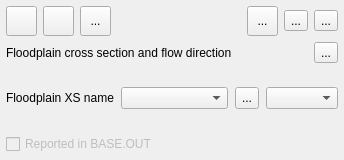
<?xml version="1.0" encoding="UTF-8"?>
<ui version="4.0">
 <class>f2d_widget</class>
 <widget class="QWidget" name="f2d_widget">
  <property name="geometry">
   <rect>
    <x>0</x>
    <y>0</y>
    <width>344</width>
    <height>160</height>
   </rect>
  </property>
  <property name="minimumSize">
   <size>
    <width>250</width>
    <height>0</height>
   </size>
  </property>
  <property name="windowTitle">
   <string>FLO-2D Widget</string>
  </property>
  <layout class="QVBoxLayout" name="verticalLayout">
   <property name="leftMargin">
    <number>6</number>
   </property>
   <property name="topMargin">
    <number>6</number>
   </property>
   <property name="rightMargin">
    <number>6</number>
   </property>
   <property name="bottomMargin">
    <number>6</number>
   </property>
   <item>
    <layout class="QHBoxLayout" name="horizontalLayout_7">
     <item>
      <widget class="QToolButton" name="add_user_fpxs_btn">
       <property name="minimumSize">
        <size>
         <width>31</width>
         <height>30</height>
        </size>
       </property>
       <property name="maximumSize">
        <size>
         <width>31</width>
         <height>30</height>
        </size>
       </property>
       <property name="toolTip">
        <string>Add user floodplain cross-section</string>
       </property>
       <property name="text">
        <string/>
       </property>
       <property name="icon">
        <iconset>
         <normaloff>../img/add_fpxs.svg</normaloff>../img/add_fpxs.svg</iconset>
       </property>
       <property name="iconSize">
        <size>
         <width>24</width>
         <height>24</height>
        </size>
       </property>
       <property name="checkable">
        <bool>false</bool>
       </property>
      </widget>
     </item>
     <item>
      <widget class="QToolButton" name="revert_changes_btn">
       <property name="minimumSize">
        <size>
         <width>31</width>
         <height>30</height>
        </size>
       </property>
       <property name="maximumSize">
        <size>
         <width>31</width>
         <height>30</height>
        </size>
       </property>
       <property name="toolTip">
        <string>Revert unsaved changes for floodplain cross-sections</string>
       </property>
       <property name="text">
        <string/>
       </property>
       <property name="icon">
        <iconset>
         <normaloff>../img/mActionUndo.svg</normaloff>../img/mActionUndo.svg</iconset>
       </property>
       <property name="iconSize">
        <size>
         <width>24</width>
         <height>24</height>
        </size>
       </property>
      </widget>
     </item>
     <item>
      <widget class="QToolButton" name="delete_fpxs_btn">
       <property name="minimumSize">
        <size>
         <width>31</width>
         <height>30</height>
        </size>
       </property>
       <property name="maximumSize">
        <size>
         <width>31</width>
         <height>30</height>
        </size>
       </property>
       <property name="toolTip">
        <string>Delete current floodplain cross-section</string>
       </property>
       <property name="text">
        <string>...</string>
       </property>
       <property name="icon">
        <iconset>
         <normaloff>../img/mActionDeleteSelected.svg</normaloff>../img/mActionDeleteSelected.svg</iconset>
       </property>
       <property name="iconSize">
        <size>
         <width>24</width>
         <height>24</height>
        </size>
       </property>
      </widget>
     </item>
     <item>
      <spacer name="horizontalSpacer_5">
       <property name="orientation">
        <enum>Qt::Horizontal</enum>
       </property>
       <property name="sizeHint" stdset="0">
        <size>
         <width>40</width>
         <height>20</height>
        </size>
       </property>
      </spacer>
     </item>
     <item>
      <widget class="QToolButton" name="schem_fpxs_btn">
       <property name="minimumSize">
        <size>
         <width>31</width>
         <height>30</height>
        </size>
       </property>
       <property name="maximumSize">
        <size>
         <width>31</width>
         <height>30</height>
        </size>
       </property>
       <property name="toolTip">
        <string>Schematize floodplain cross-sections</string>
       </property>
       <property name="text">
        <string>...</string>
       </property>
       <property name="icon">
        <iconset>
         <normaloff>../img/schematize_fpxs.svg</normaloff>../img/schematize_fpxs.svg</iconset>
       </property>
       <property name="iconSize">
        <size>
         <width>24</width>
         <height>24</height>
        </size>
       </property>
      </widget>
     </item>
     <item>
      <widget class="QToolButton" name="del_schem_fpxs_btn">
       <property name="toolTip">
        <string>Delete schematized floodplain cross-sections</string>
       </property>
       <property name="text">
        <string>...</string>
       </property>
       <property name="icon">
        <iconset>
         <normaloff>../img/delete_schematize_fpxs.svg</normaloff>../img/delete_schematize_fpxs.svg</iconset>
       </property>
       <property name="iconSize">
        <size>
         <width>24</width>
         <height>24</height>
        </size>
       </property>
      </widget>
     </item>
     <item>
      <widget class="QToolButton" name="help_btn">
       <property name="toolTip">
        <string>Floodplain Cross Sections Help</string>
       </property>
       <property name="text">
        <string>...</string>
       </property>
       <property name="icon">
        <iconset>
         <normaloff>../img/help.svg</normaloff>../img/help.svg</iconset>
       </property>
       <property name="iconSize">
        <size>
         <width>24</width>
         <height>24</height>
        </size>
       </property>
      </widget>
     </item>
    </layout>
   </item>
   <item>
    <layout class="QHBoxLayout" name="horizontalLayout_3">
     <property name="bottomMargin">
      <number>0</number>
     </property>
     <item>
      <widget class="QLabel" name="label_2">
       <property name="minimumSize">
        <size>
         <width>0</width>
         <height>0</height>
        </size>
       </property>
       <property name="text">
        <string>Floodplain cross section and flow direction</string>
       </property>
      </widget>
     </item>
     <item>
      <spacer name="horizontalSpacer">
       <property name="orientation">
        <enum>Qt::Horizontal</enum>
       </property>
       <property name="sizeHint" stdset="0">
        <size>
         <width>40</width>
         <height>20</height>
        </size>
       </property>
      </spacer>
     </item>
     <item>
      <widget class="QToolButton" name="center_fpxs_chbox">
       <property name="text">
        <string>...</string>
       </property>
       <property name="icon">
        <iconset>
         <normaloff>../img/eye-svgrepo-com.svg</normaloff>../img/eye-svgrepo-com.svg</iconset>
       </property>
       <property name="checkable">
        <bool>true</bool>
       </property>
      </widget>
     </item>
    </layout>
   </item>
   <item>
    <widget class="QFrame" name="outflow_frame">
     <property name="minimumSize">
      <size>
       <width>0</width>
       <height>0</height>
      </size>
     </property>
     <property name="frameShape">
      <enum>QFrame::NoFrame</enum>
     </property>
     <property name="frameShadow">
      <enum>QFrame::Raised</enum>
     </property>
     <layout class="QVBoxLayout" name="verticalLayout_2">
      <property name="spacing">
       <number>3</number>
      </property>
      <property name="leftMargin">
       <number>0</number>
      </property>
      <property name="topMargin">
       <number>0</number>
      </property>
      <property name="rightMargin">
       <number>0</number>
      </property>
      <property name="bottomMargin">
       <number>0</number>
      </property>
      <item>
       <layout class="QHBoxLayout" name="horizontalLayout">
        <property name="spacing">
         <number>7</number>
        </property>
        <property name="bottomMargin">
         <number>0</number>
        </property>
        <item>
         <widget class="QLabel" name="label">
          <property name="text">
           <string>Floodplain XS name</string>
          </property>
         </widget>
        </item>
        <item>
         <widget class="QComboBox" name="fpxs_cbo">
          <property name="sizePolicy">
           <sizepolicy hsizetype="MinimumExpanding" vsizetype="Fixed">
            <horstretch>0</horstretch>
            <verstretch>0</verstretch>
           </sizepolicy>
          </property>
          <property name="minimumSize">
           <size>
            <width>0</width>
            <height>0</height>
           </size>
          </property>
          <property name="sizeAdjustPolicy">
           <enum>QComboBox::AdjustToMinimumContentsLength</enum>
          </property>
         </widget>
        </item>
        <item>
         <widget class="QToolButton" name="rename_fpxs_btn">
          <property name="sizePolicy">
           <sizepolicy hsizetype="Fixed" vsizetype="Preferred">
            <horstretch>0</horstretch>
            <verstretch>0</verstretch>
           </sizepolicy>
          </property>
          <property name="minimumSize">
           <size>
            <width>0</width>
            <height>0</height>
           </size>
          </property>
          <property name="maximumSize">
           <size>
            <width>31</width>
            <height>30</height>
           </size>
          </property>
          <property name="toolTip">
           <string>Change floodplain XS name</string>
          </property>
          <property name="text">
           <string>...</string>
          </property>
          <property name="icon">
           <iconset>
            <normaloff>../img/change_name.svg</normaloff>../img/change_name.svg</iconset>
          </property>
         </widget>
        </item>
        <item>
         <widget class="QComboBox" name="flow_dir_cbo">
          <property name="minimumSize">
           <size>
            <width>0</width>
            <height>0</height>
           </size>
          </property>
          <property name="sizeIncrement">
           <size>
            <width>0</width>
            <height>30</height>
           </size>
          </property>
          <property name="toolTip">
           <string>&lt;html&gt;&lt;head/&gt;&lt;body&gt;&lt;p&gt;&lt;span style=&quot; font-weight:600;&quot;&gt;IFLO(N)&lt;/span&gt;&lt;/p&gt;&lt;p&gt;Defines the general direction that the flow is expected to cross the floodplain cross section. &lt;/p&gt;&lt;p&gt;IFLO is set to one of the following:&lt;/p&gt;&lt;p&gt;1 flow to the north.&lt;/p&gt;&lt;p&gt;5 flow to the northeast.&lt;/p&gt;&lt;p&gt;2 flow to the east. &lt;/p&gt;&lt;p&gt;6 flow to the southeast.&lt;/p&gt;&lt;p&gt;3 flow to the south.&lt;/p&gt;&lt;p&gt;7 flow to the southwest.&lt;/p&gt;&lt;p&gt;4 flow to the west.&lt;/p&gt;&lt;p&gt;8 flow to the northwest. &lt;/p&gt;&lt;p&gt;If the output is desired from only one direction (i.e. without the discharge components from the other component flow directions), set IFLO as nega tive. &lt;/p&gt;&lt;p&gt;IFLO is set to the following:&lt;/p&gt;&lt;p&gt;-1 flow from south only. &lt;/p&gt;&lt;p&gt;-5 flow from southwest only&lt;/p&gt;&lt;p&gt;-2 flow from west only. &lt;/p&gt;&lt;p&gt;-6 flow from northwest only.&lt;/p&gt;&lt;p&gt;-3 flow from north only. &lt;/p&gt;&lt;p&gt;-7 flow from northeast only.&lt;/p&gt;&lt;p&gt;-4 flow from east only.&lt;/p&gt;&lt;p&gt;-8 flow from southeast only.&lt;/p&gt;&lt;p&gt;Range: 1 - 8&lt;/p&gt;&lt;/body&gt;&lt;/html&gt;</string>
          </property>
         </widget>
        </item>
       </layout>
      </item>
     </layout>
    </widget>
   </item>
   <item>
    <layout class="QHBoxLayout" name="horizontalLayout_2">
     <item>
      <widget class="QCheckBox" name="report_chbox">
       <property name="enabled">
        <bool>false</bool>
       </property>
       <property name="toolTip">
        <string>&lt;html&gt;&lt;head/&gt;&lt;body&gt;&lt;p&gt;&lt;span style=&quot; font-weight:600;&quot;&gt;NXPRT&lt;/span&gt;&lt;/p&gt;&lt;p&gt;If NXPRT = 0, the cross section summary information including cross sec tion discharge, average cross section velocity, width and depth will not be reported in the BASE.OUT file.&lt;/p&gt;&lt;p&gt;If NXPRT = 1, the cross section summary information including cross sec tion discharge, average cross section velocity, width and depth will be reported in the BASE.OUT file.&lt;/p&gt;&lt;p&gt;Range: 0, 1&lt;/p&gt;&lt;/body&gt;&lt;/html&gt;</string>
       </property>
       <property name="text">
        <string>Reported in BASE.OUT</string>
       </property>
      </widget>
     </item>
    </layout>
   </item>
  </layout>
 </widget>
 <resources/>
 <connections/>
</ui>
